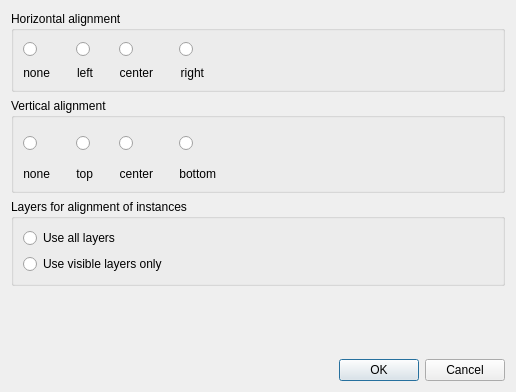
<?xml version="1.0" encoding="UTF-8"?>
<ui version="4.0">
 <class>AlignOptionsDialog</class>
 <widget class="QDialog" name="AlignOptionsDialog">
  <property name="geometry">
   <rect>
    <x>0</x>
    <y>0</y>
    <width>516</width>
    <height>392</height>
   </rect>
  </property>
  <property name="windowTitle">
   <string>Alignment Options</string>
  </property>
  <layout class="QVBoxLayout" name="verticalLayout">
   <item>
    <widget class="QGroupBox" name="groupBox">
     <property name="title">
      <string>Horizontal alignment</string>
     </property>
     <layout class="QGridLayout" name="gridLayout_3">
      <item row="0" column="0">
       <widget class="QRadioButton" name="h_none_rb">
        <property name="text">
         <string/>
        </property>
        <property name="icon">
         <iconset resource="../../lay/lay/layResources.qrc">
          <normaloff>:/align_none_32px.png</normaloff>:/align_none_32px.png</iconset>
        </property>
        <property name="iconSize">
         <size>
          <width>32</width>
          <height>32</height>
         </size>
        </property>
       </widget>
      </item>
      <item row="0" column="2">
       <widget class="QRadioButton" name="h_left_rb">
        <property name="text">
         <string/>
        </property>
        <property name="icon">
         <iconset resource="../../lay/lay/layResources.qrc">
          <normaloff>:/align_left_32px.png</normaloff>:/align_left_32px.png</iconset>
        </property>
        <property name="iconSize">
         <size>
          <width>32</width>
          <height>32</height>
         </size>
        </property>
       </widget>
      </item>
      <item row="0" column="4">
       <widget class="QRadioButton" name="h_center_rb">
        <property name="text">
         <string/>
        </property>
        <property name="icon">
         <iconset resource="../../lay/lay/layResources.qrc">
          <normaloff>:/align_hcenter_32px.png</normaloff>:/align_hcenter_32px.png</iconset>
        </property>
        <property name="iconSize">
         <size>
          <width>32</width>
          <height>32</height>
         </size>
        </property>
       </widget>
      </item>
      <item row="0" column="6">
       <widget class="QRadioButton" name="h_right_rb">
        <property name="text">
         <string/>
        </property>
        <property name="icon">
         <iconset resource="../../lay/lay/layResources.qrc">
          <normaloff>:/align_right_32px.png</normaloff>:/align_right_32px.png</iconset>
        </property>
        <property name="iconSize">
         <size>
          <width>32</width>
          <height>32</height>
         </size>
        </property>
       </widget>
      </item>
      <item row="0" column="7">
       <spacer name="horizontalSpacer_3">
        <property name="orientation">
         <enum>Qt::Horizontal</enum>
        </property>
        <property name="sizeHint" stdset="0">
         <size>
          <width>243</width>
          <height>20</height>
         </size>
        </property>
       </spacer>
      </item>
      <item row="1" column="0">
       <widget class="QLabel" name="label_5">
        <property name="text">
         <string>none</string>
        </property>
        <property name="alignment">
         <set>Qt::AlignRight|Qt::AlignTrailing|Qt::AlignVCenter</set>
        </property>
       </widget>
      </item>
      <item row="1" column="2">
       <widget class="QLabel" name="label_6">
        <property name="text">
         <string>left</string>
        </property>
        <property name="alignment">
         <set>Qt::AlignRight|Qt::AlignTrailing|Qt::AlignVCenter</set>
        </property>
       </widget>
      </item>
      <item row="1" column="4">
       <widget class="QLabel" name="label_7">
        <property name="text">
         <string>center</string>
        </property>
        <property name="alignment">
         <set>Qt::AlignRight|Qt::AlignTrailing|Qt::AlignVCenter</set>
        </property>
       </widget>
      </item>
      <item row="1" column="6">
       <widget class="QLabel" name="label_8">
        <property name="text">
         <string>right</string>
        </property>
        <property name="alignment">
         <set>Qt::AlignRight|Qt::AlignTrailing|Qt::AlignVCenter</set>
        </property>
       </widget>
      </item>
      <item row="0" column="1">
       <spacer name="horizontalSpacer">
        <property name="orientation">
         <enum>Qt::Horizontal</enum>
        </property>
        <property name="sizeType">
         <enum>QSizePolicy::Fixed</enum>
        </property>
        <property name="sizeHint" stdset="0">
         <size>
          <width>20</width>
          <height>20</height>
         </size>
        </property>
       </spacer>
      </item>
      <item row="0" column="3">
       <spacer name="horizontalSpacer_4">
        <property name="orientation">
         <enum>Qt::Horizontal</enum>
        </property>
        <property name="sizeType">
         <enum>QSizePolicy::Fixed</enum>
        </property>
        <property name="sizeHint" stdset="0">
         <size>
          <width>20</width>
          <height>20</height>
         </size>
        </property>
       </spacer>
      </item>
      <item row="0" column="5">
       <spacer name="horizontalSpacer_5">
        <property name="orientation">
         <enum>Qt::Horizontal</enum>
        </property>
        <property name="sizeType">
         <enum>QSizePolicy::Fixed</enum>
        </property>
        <property name="sizeHint" stdset="0">
         <size>
          <width>20</width>
          <height>20</height>
         </size>
        </property>
       </spacer>
      </item>
     </layout>
    </widget>
   </item>
   <item>
    <widget class="QGroupBox" name="groupBox_2">
     <property name="title">
      <string>Vertical alignment</string>
     </property>
     <layout class="QGridLayout" name="gridLayout_2">
      <item row="0" column="0">
       <widget class="QRadioButton" name="v_none_rb">
        <property name="text">
         <string/>
        </property>
        <property name="icon">
         <iconset resource="../../lay/lay/layResources.qrc">
          <normaloff>:/align_none_32px.png</normaloff>:/align_none_32px.png</iconset>
        </property>
        <property name="iconSize">
         <size>
          <width>32</width>
          <height>32</height>
         </size>
        </property>
       </widget>
      </item>
      <item row="0" column="2">
       <widget class="QRadioButton" name="v_top_rb">
        <property name="text">
         <string/>
        </property>
        <property name="icon">
         <iconset resource="../../lay/lay/layResources.qrc">
          <normaloff>:/align_top_32px.png</normaloff>:/align_top_32px.png</iconset>
        </property>
        <property name="iconSize">
         <size>
          <width>32</width>
          <height>32</height>
         </size>
        </property>
       </widget>
      </item>
      <item row="0" column="4">
       <widget class="QRadioButton" name="v_center_rb">
        <property name="text">
         <string/>
        </property>
        <property name="icon">
         <iconset resource="../../lay/lay/layResources.qrc">
          <normaloff>:/align_vcenter_32px.png</normaloff>:/align_vcenter_32px.png</iconset>
        </property>
        <property name="iconSize">
         <size>
          <width>32</width>
          <height>32</height>
         </size>
        </property>
       </widget>
      </item>
      <item row="0" column="7">
       <spacer name="horizontalSpacer_2">
        <property name="orientation">
         <enum>Qt::Horizontal</enum>
        </property>
        <property name="sizeHint" stdset="0">
         <size>
          <width>243</width>
          <height>34</height>
         </size>
        </property>
       </spacer>
      </item>
      <item row="1" column="0">
       <widget class="QLabel" name="label">
        <property name="text">
         <string>none</string>
        </property>
        <property name="alignment">
         <set>Qt::AlignRight|Qt::AlignTrailing|Qt::AlignVCenter</set>
        </property>
       </widget>
      </item>
      <item row="1" column="2">
       <widget class="QLabel" name="label_2">
        <property name="text">
         <string>top</string>
        </property>
        <property name="alignment">
         <set>Qt::AlignRight|Qt::AlignTrailing|Qt::AlignVCenter</set>
        </property>
       </widget>
      </item>
      <item row="1" column="4">
       <widget class="QLabel" name="label_3">
        <property name="text">
         <string>center</string>
        </property>
        <property name="alignment">
         <set>Qt::AlignRight|Qt::AlignTrailing|Qt::AlignVCenter</set>
        </property>
       </widget>
      </item>
      <item row="1" column="6">
       <widget class="QLabel" name="label_4">
        <property name="text">
         <string>bottom</string>
        </property>
        <property name="alignment">
         <set>Qt::AlignRight|Qt::AlignTrailing|Qt::AlignVCenter</set>
        </property>
       </widget>
      </item>
      <item row="0" column="6">
       <widget class="QRadioButton" name="v_bottom_rb">
        <property name="text">
         <string/>
        </property>
        <property name="icon">
         <iconset resource="../../lay/lay/layResources.qrc">
          <normaloff>:/align_bottom_32px.png</normaloff>:/align_bottom_32px.png</iconset>
        </property>
        <property name="iconSize">
         <size>
          <width>32</width>
          <height>32</height>
         </size>
        </property>
       </widget>
      </item>
      <item row="0" column="1">
       <spacer name="horizontalSpacer_6">
        <property name="orientation">
         <enum>Qt::Horizontal</enum>
        </property>
        <property name="sizeType">
         <enum>QSizePolicy::Fixed</enum>
        </property>
        <property name="sizeHint" stdset="0">
         <size>
          <width>20</width>
          <height>20</height>
         </size>
        </property>
       </spacer>
      </item>
      <item row="0" column="3">
       <spacer name="horizontalSpacer_7">
        <property name="orientation">
         <enum>Qt::Horizontal</enum>
        </property>
        <property name="sizeType">
         <enum>QSizePolicy::Fixed</enum>
        </property>
        <property name="sizeHint" stdset="0">
         <size>
          <width>20</width>
          <height>20</height>
         </size>
        </property>
       </spacer>
      </item>
      <item row="0" column="5">
       <spacer name="horizontalSpacer_8">
        <property name="orientation">
         <enum>Qt::Horizontal</enum>
        </property>
        <property name="sizeType">
         <enum>QSizePolicy::Fixed</enum>
        </property>
        <property name="sizeHint" stdset="0">
         <size>
          <width>20</width>
          <height>20</height>
         </size>
        </property>
       </spacer>
      </item>
     </layout>
    </widget>
   </item>
   <item>
    <widget class="QGroupBox" name="groupBox_3">
     <property name="title">
      <string>Layers for alignment of instances</string>
     </property>
     <layout class="QGridLayout" name="gridLayout">
      <item row="1" column="0">
       <widget class="QRadioButton" name="visible_layers_rb">
        <property name="text">
         <string>Use visible layers only</string>
        </property>
       </widget>
      </item>
      <item row="0" column="0">
       <widget class="QRadioButton" name="all_layers_rb">
        <property name="text">
         <string>Use all layers</string>
        </property>
       </widget>
      </item>
     </layout>
    </widget>
   </item>
   <item>
    <spacer name="verticalSpacer">
     <property name="orientation">
      <enum>Qt::Vertical</enum>
     </property>
     <property name="sizeHint" stdset="0">
      <size>
       <width>488</width>
       <height>16</height>
      </size>
     </property>
    </spacer>
   </item>
   <item>
    <widget class="QDialogButtonBox" name="buttonBox">
     <property name="orientation">
      <enum>Qt::Horizontal</enum>
     </property>
     <property name="standardButtons">
      <set>QDialogButtonBox::Cancel|QDialogButtonBox::Ok</set>
     </property>
    </widget>
   </item>
  </layout>
 </widget>
 <tabstops>
  <tabstop>all_layers_rb</tabstop>
  <tabstop>visible_layers_rb</tabstop>
  <tabstop>h_none_rb</tabstop>
  <tabstop>h_left_rb</tabstop>
  <tabstop>h_center_rb</tabstop>
  <tabstop>h_right_rb</tabstop>
  <tabstop>v_none_rb</tabstop>
  <tabstop>v_top_rb</tabstop>
  <tabstop>v_center_rb</tabstop>
  <tabstop>v_bottom_rb</tabstop>
  <tabstop>buttonBox</tabstop>
 </tabstops>
 <resources>
  <include location="../../lay/lay/layResources.qrc"/>
 </resources>
 <connections>
  <connection>
   <sender>buttonBox</sender>
   <signal>accepted()</signal>
   <receiver>AlignOptionsDialog</receiver>
   <slot>accept()</slot>
   <hints>
    <hint type="sourcelabel">
     <x>248</x>
     <y>254</y>
    </hint>
    <hint type="destinationlabel">
     <x>157</x>
     <y>274</y>
    </hint>
   </hints>
  </connection>
  <connection>
   <sender>buttonBox</sender>
   <signal>rejected()</signal>
   <receiver>AlignOptionsDialog</receiver>
   <slot>reject()</slot>
   <hints>
    <hint type="sourcelabel">
     <x>316</x>
     <y>260</y>
    </hint>
    <hint type="destinationlabel">
     <x>286</x>
     <y>274</y>
    </hint>
   </hints>
  </connection>
 </connections>
</ui>
